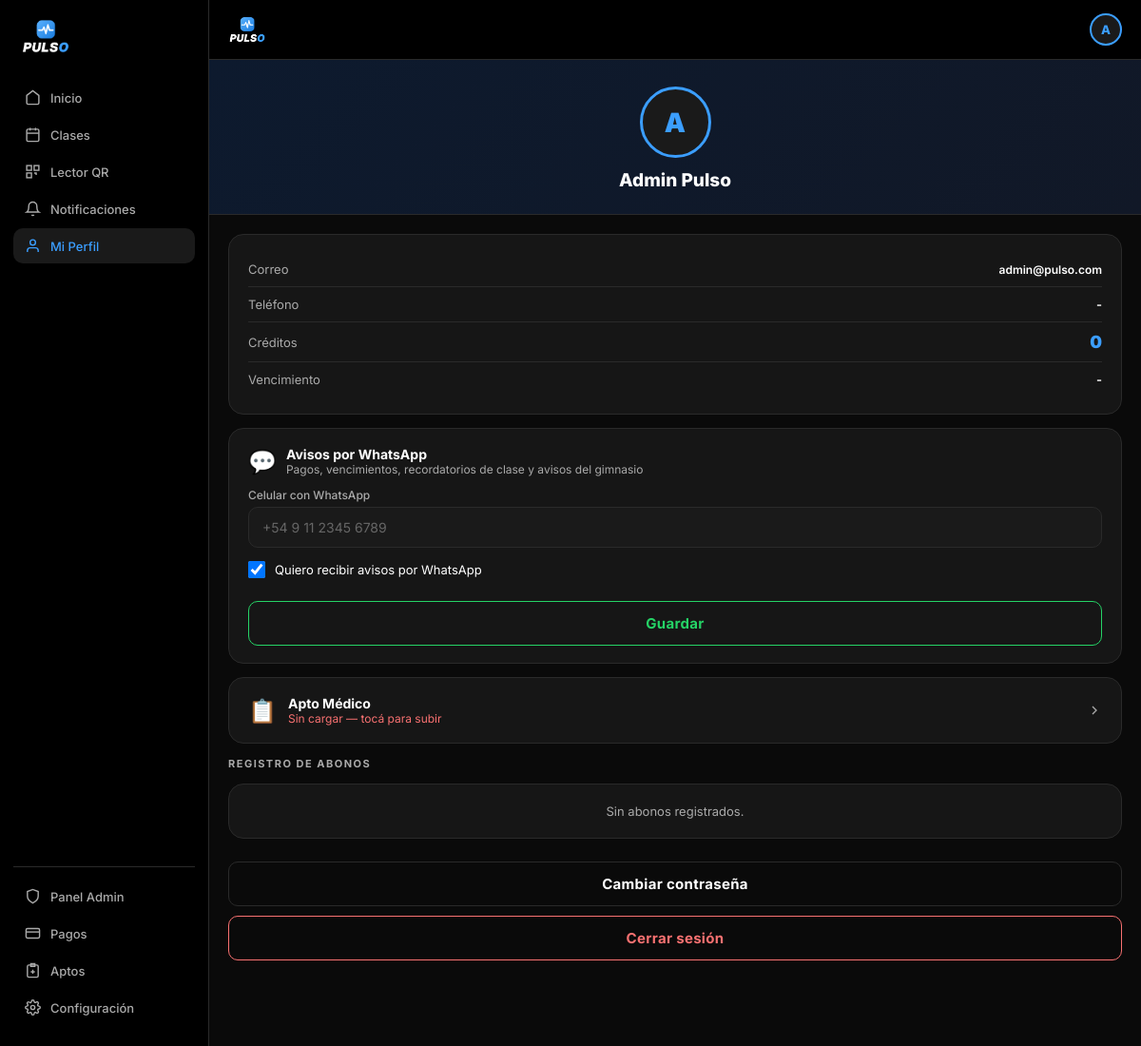
The app's page /perfil.php (signed in) with its own data.
### tables this page shows
CREATE TABLE IF NOT EXISTS configuracion (
  id int(11) NOT NULL DEFAULT 1,
  nombre_gimnasio varchar(100) NOT NULL DEFAULT 'Pulso',
  logo varchar(255) NOT NULL DEFAULT 'logo_pulso.png',
  email_contacto varchar(150) DEFAULT '',
  telefono varchar(30) DEFAULT '',
  direccion varchar(200) DEFAULT '',
  dias_vencimiento int(11) NOT NULL DEFAULT 31,
  whatsapp_activo tinyint(1) NOT NULL DEFAULT 0,
  dias_aviso_vencimiento int(11) NOT NULL DEFAULT 3,
  creditos_aviso int(11) NOT NULL DEFAULT 3,
  horas_cancelacion int(11) NOT NULL DEFAULT 20,
  PRIMARY KEY (id)
);

CREATE TABLE IF NOT EXISTS registronuevo (
  id int(11) NOT NULL AUTO_INCREMENT,
  nombre varchar(100) NOT NULL,
  apellido varchar(100) NOT NULL,
  email varchar(150) DEFAULT NULL,
  user varchar(80) NOT NULL,
  pass varchar(255) NOT NULL,
  telefono varchar(30) DEFAULT NULL,
  genero varchar(20) DEFAULT NULL,
  rol enum('alumno','administrador') DEFAULT 'alumno',
  creditos int(11) DEFAULT 0,
  vencimiento_creditos date DEFAULT NULL,
  apto_medico tinyint(1) DEFAULT 0,
  fecha_registro datetime DEFAULT current_timestamp(),
  apto_medico_archivo varchar(255) DEFAULT NULL,
  apto_estado enum('sin_cargar','pendiente','aprobado','rechazado') NOT NULL DEFAULT 'sin_cargar',
  apto_motivo varchar(255) DEFAULT NULL,
  apto_fecha_subida datetime DEFAULT NULL,
  apto_fecha_revision datetime DEFAULT NULL,
  wa_avisos tinyint(1) NOT NULL DEFAULT 1,
  aviso_venc_enviado date DEFAULT NULL,
  PRIMARY KEY (id),
  UNIQUE KEY user (user),
  UNIQUE KEY email (email)
);

### config.php (called while the page is built, shortened)
<?php
function cfg($clave, $por_defecto = '')
{
    global $conex;
    static $datos = null;
    if ($datos === null) {
        $res = mysqli_query($conex, "SELECT * FROM configuracion WHERE id = 1");
        $datos = ($res && mysqli_num_rows($res) > 0) ? mysqli_fetch_assoc($res) : array();
    }
    return (isset($datos[$clave]) && $datos[$clave] !== '') ? $datos[$clave] : $por_defecto;
}
function gym_nombre() { return htmlspecialchars(cfg('nombre_gimnasio', 'Pulso')); }
function gym_logo()   { return htmlspecialchars(cfg('logo', 'logo_pulso.png')); }
function apto_info($estado)
{
    switch ($estado) {
        default:          return array('📋', 'Sin cargar', 'var(--red)');
    }
}

### auth.php (called while the page is built, shortened)
<?php
require_once __DIR__ . '/config.php';
function rol_actual()
{
    return isset($_SESSION['rol']) ? $_SESSION['rol'] : 'alumno';
}
function inicial_usuario_actual()
{
    return strtoupper(substr($_SESSION['usuario'], 0, 1));
}
?>

### perfil.php (the view, shortened to what this page needs)
<?php
require_once 'auth.php';
$pagina_activa = 'perfil';
$uid = $_SESSION['usuario_id'];
$res = mysqli_query($conex, "SELECT * FROM registronuevo WHERE id=$uid LIMIT 1");
$u = mysqli_fetch_assoc($res);
$res_ab = mysqli_query($conex, "SELECT * FROM abonos WHERE alumno_id=$uid ORDER BY fecha_inicio DESC LIMIT 10");
$meses_es = ['','enero','febrero','marzo','abril','mayo','junio','julio','agosto','septiembre','octubre','noviembre','diciembre'];
$tiene_apto = !empty($u['apto_medico_archivo']);
$apto_estado = $tiene_apto ? ($u['apto_estado'] ?? 'pendiente') : 'sin_cargar';
list($apto_ic, $apto_tx, $apto_co) = apto_info($apto_estado);
function fechaLarga($fecha, $meses_es) {
    if (empty($fecha) || $fecha === '0000-00-00') return '-';
    $ts = strtotime($fecha);
    return date('j', $ts) . ' de ' . $meses_es[(int)date('n', $ts)] . ' de ' . date('Y', $ts);
}
?>
<!DOCTYPE html>
<html lang="es">
<head>
  <title><?= gym_nombre() ?> - Mi Perfil</title>
  <link rel="stylesheet" href="styles.css">
</head>
<body>
<?php include '_layout_nav.php'; ?>
<div class="profile-header">
  <div class="avatar-lg"><?= htmlspecialchars($inicial) ?></div>
  <div class="profile-name" style="text-transform:capitalize"><?= htmlspecialchars(strtolower($u['nombre'].' '.$u['apellido'])) ?></div>
</div>
<div class="page-body">
  <div class="card-tp">
    <div class="info-row"><span class="info-label">Correo</span><span class="info-val" style="font-size:12px"><?= htmlspecialchars($u['email'] ?? '') ?></span></div>
    <div class="info-row"><span class="info-label">Teléfono</span><span class="info-val"><?= htmlspecialchars($u['telefono'] ?? '-') ?></span></div>
    <div class="info-row"><span class="info-label">Créditos</span><span class="info-val" style="color:var(--blue);font-size:18px;font-weight:900"><?= (int)($u['creditos'] ?? 0) ?></span></div>
    <div class="info-row"><span class="info-label">Vencimiento</span><span class="info-val"><?= fechaLarga($u['vencimiento_creditos'] ?? null, $meses_es) ?></span></div>
  </div>
  <form method="post" class="card-tp" style="margin-bottom:14px">
    <div style="display:flex;align-items:center;gap:10px;margin-bottom:12px">
      <span style="font-size:24px">💬</span>
      <div>
        <div style="font-size:14px;font-weight:700;color:#fff">Avisos por WhatsApp</div>
        <div style="font-size:12px;color:var(--text2)">Pagos, vencimientos, recordatorios de clase y avisos del gimnasio</div>
      </div>
    </div>
    <div class="field">
      <label>Celular con WhatsApp</label>
      <input type="tel" name="telefono" value="<?= htmlspecialchars($u['telefono'] ?? '') ?>" placeholder="+54 9 11 2345 6789">
    </div>
    <label style="display:flex;align-items:center;gap:10px;font-size:13px;color:var(--text);margin-bottom:14px;cursor:pointer">
      <input type="checkbox" name="wa_avisos" <?= !isset($u['wa_avisos']) || $u['wa_avisos'] ? 'checked' : '' ?> style="width:18px;height:18px"> Quiero recibir avisos por WhatsApp
    </label>
    <button class="btn btn-outline" style="border-color:#25d366;color:#25d366">Guardar</button>
  </form>
  <a href="apto_medico.php" class="card-tp" style="display:flex;align-items:center;justify-content:space-between;text-decoration:none;margin-bottom:14px">
    <div style="display:flex;align-items:center;gap:12px">
      <span style="font-size:24px"><?= $apto_ic ?></span>
      <div>
        <div style="font-size:14px;font-weight:700;color:#fff">Apto Médico</div>
        <div style="font-size:12px;color:<?= $apto_co ?>"><?= $apto_tx ?><?= $apto_estado === 'sin_cargar' ? ' — tocá para subir' : ($apto_estado === 'rechazado' ? ' — tocá para ver el motivo' : '') ?></div>
      </div>
    </div>
    <svg width="16" height="16" viewBox="0 0 24 24" fill="none" stroke="var(--text2)" stroke-width="2"><polyline points="9 18 15 12 9 6"/></svg>
  </a>
  <div class="section-title">Registro de abonos</div>
  <?php if (mysqli_num_rows($res_ab) == 0): ?>
    <div class="notif-card" style="text-align:center;padding:20px"><div style="font-size:13px;color:var(--text2)">Sin abonos registrados.</div></div>
  <?php else: while ($ab = mysqli_fetch_assoc($res_ab)): ?>
  <div class="abono-item" onclick="this.querySelector('.abono-expanded').classList.toggle('show')">
    <div class="abono-date"><?= fechaLarga($ab['fecha_inicio'], $meses_es) ?></div>
    <div class="abono-detail"><?= (int)$ab['creditos_total'] ?> créditos · Ver detalle ▾</div>
    <div class="abono-expanded">
      <div class="abono-row"><span>Total créditos:</span><span><?= (int)$ab['creditos_total'] ?></span></div>
      <div class="abono-row"><span>Usados:</span><span><?= (int)$ab['creditos_usados'] ?></span></div>
      <div class="abono-row"><span>Vencimiento:</span><span><?= fechaLarga($ab['fecha_fin'], $meses_es) ?></span></div>
    </div>
  </div>
  <?php endwhile; endif; ?>
  <div style="margin-top:24px">
    <a href="cambiar_contra.php" class="btn btn-outline" style="display:block;text-align:center;text-decoration:none;margin-bottom:10px">Cambiar contraseña</a>
    <a href="cerrar_sesion.php" class="btn btn-danger" style="display:block;text-align:center;text-decoration:none">Cerrar sesión</a>
  </div>
</div>
<?php include '_layout_nav_close.php'; ?>
</body>
</html>

### _layout_nav.php (shortened to what this page needs)
<?php
$inicial = inicial_usuario_actual();
$es_admin = (rol_actual() === 'administrador');
$qr_link = $es_admin ? 'admin_escanear_qr.php' : 'qr.php';
?>
<div class="app-layout">
<aside class="sidebar">
  <div class="sidebar-logo">
    <img src="<?= gym_logo() ?>" alt="<?= gym_nombre() ?>" style="height:36px;width:auto;object-fit:contain;display:block">
  </div>
  <a href="acceso_alumno.php" class="sidebar-item <?= ($pagina_activa==='home') ? 'active':'' ?>">
    <svg viewBox="0 0 24 24" fill="none" stroke="currentColor" stroke-width="2"><path d="M3 9l9-7 9 7v11a2 2 0 01-2 2H5a2 2 0 01-2-2z"/></svg> Inicio
  </a>
  <a href="clases.php" class="sidebar-item <?= ($pagina_activa==='clases') ? 'active':'' ?>">
    <svg viewBox="0 0 24 24" fill="none" stroke="currentColor" stroke-width="2"><rect x="3" y="4" width="18" height="18" rx="2"/><line x1="16" y1="2" x2="16" y2="6"/><line x1="8" y1="2" x2="8" y2="6"/><line x1="3" y1="10" x2="21" y2="10"/></svg> Clases
  </a>
  <a href="<?= $qr_link ?>" class="sidebar-item <?= ($pagina_activa==='qr') ? 'active':'' ?>">
    <svg viewBox="0 0 24 24" fill="none" stroke="currentColor" stroke-width="2"><rect x="3" y="3" width="7" height="7"/><rect x="14" y="3" width="7" height="7"/><rect x="3" y="14" width="7" height="7"/><path d="M14 14h3v3M18 14v.01M14 18h.01M18 18h.01"/></svg>
    <?= $es_admin ? 'Lector QR' : 'Mi QR' ?>
  </a>
  <a href="notificaciones.php" class="sidebar-item <?= ($pagina_activa==='notif') ? 'active':'' ?>">
    <svg viewBox="0 0 24 24" fill="none" stroke="currentColor" stroke-width="2"><path d="M18 8A6 6 0 006 8c0 7-3 9-3 9h18s-3-2-3-9"/><path d="M13.73 21a2 2 0 01-3.46 0"/></svg> Notificaciones
  </a>
  <a href="perfil.php" class="sidebar-item <?= ($pagina_activa==='perfil') ? 'active':'' ?>">
    <svg viewBox="0 0 24 24" fill="none" stroke="currentColor" stroke-width="2"><path d="M20 21v-2a4 4 0 00-4-4H8a4 4 0 00-4 4v2"/><circle cx="12" cy="7" r="4"/></svg> Mi Perfil
  </a>
  <?php if ($es_admin): ?>
  <div class="sidebar-footer">
    <a href="acceso_administrador.php" class="sidebar-item <?= ($pagina_activa==='admin') ? 'active':'' ?>">
      <svg viewBox="0 0 24 24" fill="none" stroke="currentColor" stroke-width="2"><path d="M12 22s8-4 8-10V5l-8-3-8 3v7c0 6 8 10 8 10z"/></svg> Panel Admin
    </a>
    <a href="admin_pagos.php" class="sidebar-item <?= ($pagina_activa==='pagos') ? 'active':'' ?>">
      <svg viewBox="0 0 24 24" fill="none" stroke="currentColor" stroke-width="2"><rect x="2" y="5" width="20" height="14" rx="2"/><line x1="2" y1="10" x2="22" y2="10"/></svg> Pagos
    </a>
    <a href="admin_aptos.php" class="sidebar-item <?= ($pagina_activa==='aptos') ? 'active':'' ?>">
      <svg viewBox="0 0 24 24" fill="none" stroke="currentColor" stroke-width="2"><path d="M9 2h6v4H9z"/><rect x="4" y="4" width="16" height="18" rx="2"/><path d="M12 11v6M9 14h6"/></svg> Aptos
    </a>
    <a href="admin_configuracion.php" class="sidebar-item <?= ($pagina_activa==='config') ? 'active':'' ?>">
      Configuración
    </a>
  </div>
  <?php endif; ?>
</aside>
<div class="main-content">
<header class="app-header">
  <img src="<?= gym_logo() ?>" alt="<?= gym_nombre() ?>" style="height:28px;width:auto;object-fit:contain">
  <a href="perfil.php" class="avatar-sm"><?= htmlspecialchars($inicial) ?></a>
</header>

### styles.css (style rules this page uses)
:root { --bg: #0a0a0a; --bg2: #111111; --bg3: #1a1a1a; --card: #161616; --border: #2a2a2a; --blue: #3b9eff; --blue-dark: #1a7de0; --text: #ffffff; --text2: #aaaaaa; --text3: #666666; --green: #4ade80; --red: #f87171; }
* { margin: 0; padding: 0; box-sizing: border-box; }
body { font-family: 'Inter', sans-serif; background: var(--bg); color: var(--text); min-height: 100vh; }
.field { margin-bottom: 14px; }
.field label { display: block; font-size: 12px; color: var(--text2); margin-bottom: 5px; font-weight: 500; }
.field input, .field select { width: 100%; background: var(--bg3); border: 1px solid var(--border); border-radius: 10px; padding: 12px 14px; color: #fff; font-size: 14px; font-family: inherit; outline: none; transition: border-color .2s; }
.field input::placeholder { color: var(--text3); }
.btn { width: 100%; padding: 13px; border-radius: 10px; border: none; font-size: 15px; font-weight: 700; cursor: pointer; font-family: inherit; transition: all .2s; letter-spacing: 0.3px; }
.btn-outline { background: transparent; color: #fff; border: 1px solid var(--border); margin-top: 10px; }
.btn-danger { background: transparent; border: 1px solid var(--red); color: var(--red); }
.app-header { background: #000; padding: 14px 20px; display: flex; align-items: center; justify-content: space-between; border-bottom: 1px solid var(--border); position: sticky; top: 0; z-index: 50; }
.avatar-sm { width: 34px; height: 34px; border-radius: 50%; background: var(--bg3); border: 2px solid var(--blue); display: flex; align-items: center; justify-content: center; font-size: 13px; font-weight: 800; color: var(--blue); text-decoration: none; cursor: pointer; }
.app-layout { display: flex; }
.page-body { padding: 20px; padding-bottom: 90px; }
.sidebar { width: 220px; min-height: 100vh; background: #000; border-right: 1px solid var(--border); padding: 20px 14px; position: fixed; top: 0; left: 0; bottom: 0; display: none; flex-direction: column; }
.sidebar-logo { font-size: 16px; font-weight: 900; margin-bottom: 28px; padding: 0 8px; color: #fff; }
.sidebar-item { display: flex; align-items: center; gap: 10px; padding: 10px 12px; border-radius: 10px; cursor: pointer; color: var(--text2); font-size: 13px; font-weight: 500; transition: all .2s; margin-bottom: 2px; border: none; background: none; width: 100%; font-family: inherit; text-align: left; text-decoration: none; }
.sidebar-item:hover, .sidebar-item.active { background: var(--bg3); color: #fff; }
.sidebar-item.active { color: var(--blue); }
.sidebar-item svg { width: 17px; height: 17px; flex-shrink: 0; }
.sidebar-footer { margin-top: auto; border-top: 1px solid var(--border); padding-top: 12px; }
.main-content { flex: 1; }
@media (min-width: 768px) { .sidebar { display: flex; } }
@media (min-width: 768px) { .main-content { margin-left: 220px; } }
@media (min-width: 768px) { .app-header { left: 220px; } }
.card-tp { background: var(--card); border: 1px solid var(--border); border-radius: 14px; padding: 18px 20px; margin-bottom: 14px; }
.section-title { font-size: 12px; font-weight: 700; color: var(--text2); text-transform: uppercase; letter-spacing: 1px; margin-bottom: 12px; }
.profile-header { background: linear-gradient(135deg, #0d1a2e, #111827); padding: 28px 20px 22px; text-align: center; border-bottom: 1px solid var(--border); }
.avatar-lg { width: 75px; height: 75px; border-radius: 50%; background: var(--bg3); border: 3px solid var(--blue); display: flex; align-items: center; justify-content: center; font-size: 28px; font-weight: 900; color: var(--blue); margin: 0 auto 12px; }
.profile-name { font-size: 19px; font-weight: 800; }
.info-row { display: flex; justify-content: space-between; align-items: center; padding: 10px 0; border-bottom: 1px solid var(--border); font-size: 13px; }
.info-row:last-child { border-bottom: none; }
.info-label { color: var(--text2); }
.info-val { font-weight: 600; }
.notif-card { background: var(--card); border: 1px solid var(--border); border-radius: 12px; padding: 14px 16px; margin-bottom: 10px; }
.profile-name, .greeting-name { text-transform: capitalize; }
.card-tp, .class-card, .notif-card, .abono-item { border-radius: 16px !important; }
.section-title { font-size: 11px !important; letter-spacing: 1.5px !important; margin-bottom: 14px !important; margin-top: 4px !important; }

### records on screen
configuracion: logo (picture)
registronuevo: nombre+apellido "Admin Pulso", email "admin@pulso.com", telefono "-", creditos "0", vencimiento_creditos "-", wa_avisos "☑"

### other values on screen
$inicial "A"
$apto_ic "📋"
$apto_tx "Sin cargar"
